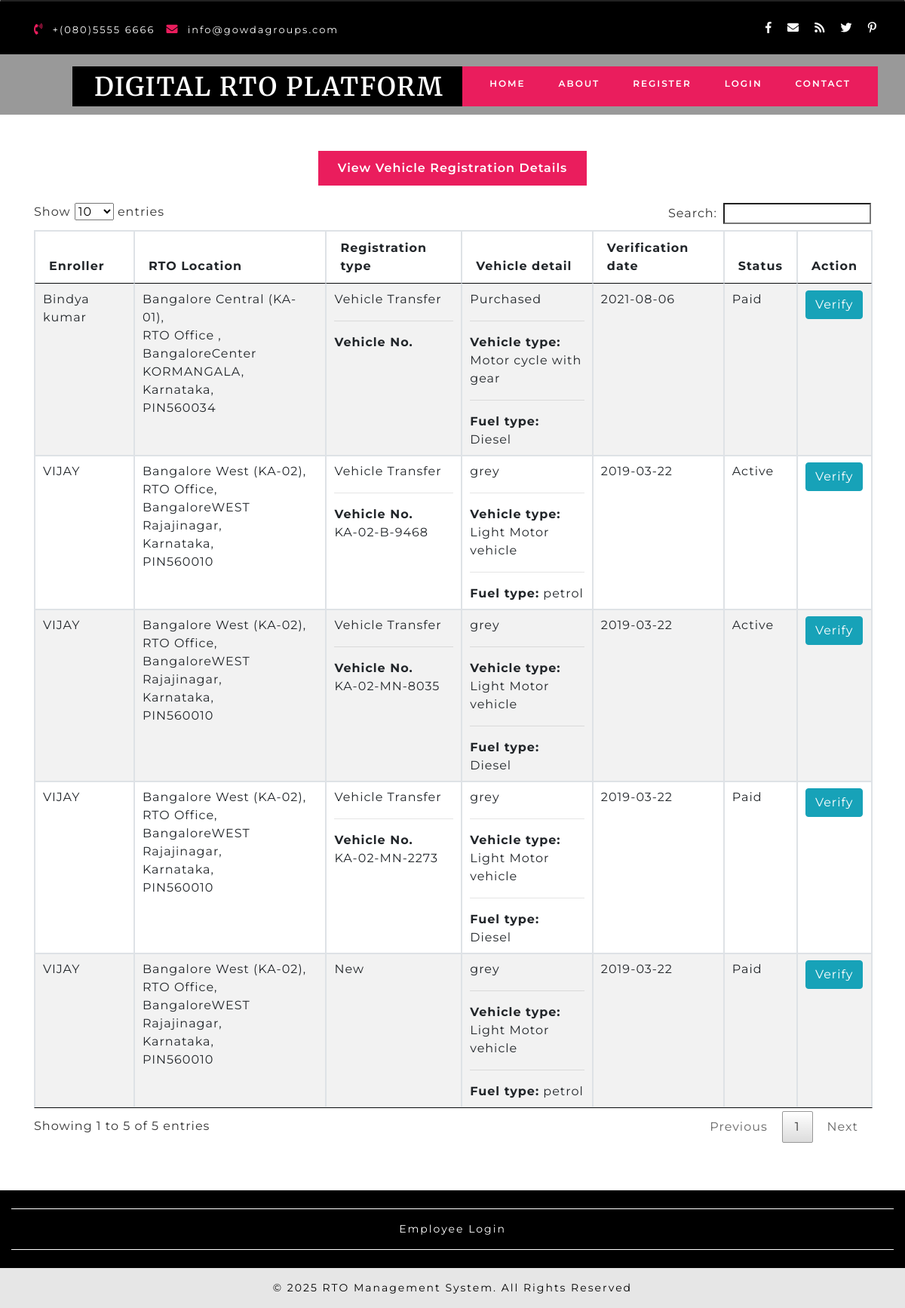
/DIGITALRTOPLATFORM/viewvehicleregistration.php, run on the app's committed database.
### tables this page shows
CREATE TABLE `vehicleregistration` (
  `vehicleregid` int(10) NOT NULL,
  `enrollerid` int(10) NOT NULL,
  `stateid` int(10) NOT NULL,
  `cityid` int(10) NOT NULL,
  `ownername` varchar(50) NOT NULL,
  `swdof` varchar(50) NOT NULL,
  `regtype` varchar(25) NOT NULL,
  `dob` date NOT NULL,
  `paddr` text NOT NULL,
  `taddr` text NOT NULL,
  `paddrduration` varchar(50) NOT NULL,
  `pancardno` varchar(25) NOT NULL,
  `birthplace` varchar(50) NOT NULL,
  `vehiclepurchasedfrom` text NOT NULL,
  `vehicletypeid` int(10) NOT NULL,
  `vehicledetail` text NOT NULL,
  `chasisno` varchar(50) NOT NULL,
  `engineno` varchar(50) NOT NULL,
  `seatingcapacity` varchar(50) NOT NULL,
  `fuel` varchar(50) NOT NULL,
  `vehicleimg` varchar(100) NOT NULL,
  `note` text NOT NULL,
  `date` date NOT NULL,
  `vehicleno` varchar(50) NOT NULL,
  `status` varchar(50) NOT NULL
);

CREATE TABLE `enroller` (
  `enrollerid` int(10) NOT NULL,
  `name` varchar(20) NOT NULL,
  `emailid` varchar(255) NOT NULL,
  `password` varchar(100) NOT NULL,
  `contactno` varchar(15) NOT NULL,
  `status` varchar(10) NOT NULL
);

CREATE TABLE `branch` (
  `branchid` int(10) NOT NULL,
  `branchname` varchar(25) NOT NULL,
  `branchaddress` text NOT NULL,
  `cityid` int(10) NOT NULL,
  `pin` varchar(10) NOT NULL,
  `stateid` int(10) NOT NULL,
  `status` varchar(10) NOT NULL
);

CREATE TABLE `city` (
  `cityid` int(10) NOT NULL,
  `city` varchar(50) NOT NULL,
  `stateid` int(10) NOT NULL,
  `citycode` varchar(10) NOT NULL,
  `discription` text NOT NULL,
  `status` varchar(10) NOT NULL
);

CREATE TABLE `state` (
  `stateid` int(10) NOT NULL,
  `state` varchar(50) NOT NULL,
  `statecode` varchar(10) NOT NULL,
  `discription` text NOT NULL,
  `status` varchar(10) NOT NULL
);

CREATE TABLE `vehicletype` (
  `vehicletypeid` int(10) NOT NULL,
  `vehicletype` varchar(25) NOT NULL,
  `description` text NOT NULL,
  `llrcost` float(100,2) NOT NULL,
  `dlcost` double(100,2) NOT NULL,
  `vehicleregcost` double(100,2) NOT NULL,
  `addresschangecost` double(100,2) NOT NULL,
  `dlrenewalcost` double(100,2) NOT NULL,
  `status` varchar(10) NOT NULL
);

### DIGITALRTOPLATFORM/viewvehicleregistration.php (the view, shortened to what this page needs)
<?php
include("header.php");
?>
      <div class="slider">
        <div class="callbacks_container">
          <ul class="rslides" id="slider4">
            <li style="background-color:black;height:150px;">
            </li>
			</ul>
        </div>
      </div>
    </div>
	<section class="about" id="about">
      <div class="container py-lg-5 py-md-5 py-sm-4 py-3">
        <div id="horizontalTab">
          <ul class="resp-tabs-list justify-content-center">
            <li data-blast="bgColor">View Vehicle Registration Details</li>
          </ul>
          <div class="resp-tabs-container">
			<div class="tab1">
              <div class="row mt-lg-4 mt-3">
                <div class="col-md-12 about-txt-img">
	 <table border="1" id="myTable"  class="table table-striped table-bordered">
		<thead>
			<tr>
				<th>Enroller</th>
				<th>RTO Location</th>
				<th>Registration type</th>
				<th>Vehicle detail</th>
				<th>Verification date</th>
				<th>Status</th>
				<th>Action</th>
			</tr>
		</thead>
		<tbody>
<?php
	$sql = "SELECT vehicleregistration.*,enroller.name,vehicletype.vehicletype FROM vehicleregistration LEFT JOIN enroller ON vehicleregistration.enrollerid=enroller.enrollerid LEFT JOIN vehicletype ON vehicletype.vehicletypeid=vehicleregistration.vehicletypeid WHERE vehicleregistration.vehicleregid<>''";
	$qsql= mysqli_query($con,$sql);
	while($rs = mysqli_fetch_array($qsql))
	{
		$sqlbranch= "SELECT branch.*,state.*,city.* FROM branch LEFT JOIN state ON state.stateid=branch.stateid LEFT JOIN city ON city.cityid=branch.cityid WHERE branch.stateid='$rs[stateid]' AND branch.cityid='$rs[cityid]'";
		$qsqlbranch = mysqli_query($con,$sqlbranch);
		$rsbranch = mysqli_fetch_array($qsqlbranch);
		echo "<tr>
			<td>$rs[name]</td>
			<td>";
	echo $rsbranch['branchname'] . ",<br>" . $rsbranch['branchaddress']. ",<br>" . $rsbranch['city'] . ",<br>" . $rsbranch['state'] . ",<br>PIN" . $rsbranch['pin'];
	echo "</td><td>$rs[regtype] <br>";
	if($rs['regtype'] == "Vehicle Transfer")
	{
		echo "<hr><b>Vehicle No.</b><br>" . $rs['vehicleno'];
	}
			echo "</td>
			<td>$rs[vehicledetail]<hr><b>Vehicle type:</b><br>$rs[vehicletype]<hr><b>Fuel type:</b> $rs[fuel]</td>
			<td>$rs[date]</td>
			<td>$rs[status]</td>
			<td>";
			if(isset($_SESSION['enrollerid']))
			{
			echo "<a href='vehicleregistrationreceipt.php?insid=$rs[0]' class='btn btn-info'>View</a> ";
			}
			else
			{
			echo "<a href='vehicleregistrationreceipt.php?insid=$rs[0]' class='btn btn-info'>Verify</a> ";
			}
			echo "</td></tr>";
	}
?>
					</tbody>
				  </table>
                </div>
				</div>
            </div>
			</div>
        </div>
      </div>
    </section>
<?php
include("footer.php");
?>

### DIGITALRTOPLATFORM/css/style.css (style rules this page uses)
html, body { padding: 0; margin: 0; background: #fff; letter-spacing: 1px; font-family: 'Montserrat', sans-serif; }
body a { outline: none; transition: 0.5s all; -webkit-transition: 0.5s all; -moz-transition: 0.5s all; -o-transition: 0.5s all; -ms-transition: 0.5s all; text-decoration: none; }
ul { margin: 0; padding: 0; list-style-type: none; }
.rslides { position: relative; list-style: none; overflow: hidden; width: 100%; padding: 0; margin: 0; }
.rslides li { -webkit-backface-visibility: hidden; position: absolute; display: none; width: 100%; left: 0; top: 0; }
.rslides li:first-child { position: relative; display: block; float: left; }
.rslides { margin: 0 auto 40px; }
a { color: #fff; text-decoration: none; }
.callbacks_container { position: relative; float: left; width: 100%; }
.callbacks { position: relative; list-style: none; overflow: hidden; width: 100%; padding: 0; margin: 0; }
.callbacks li { position: absolute; width: 100%; left: 0; top: 0; }
ul.resp-tabs-list { text-align: center; }
.resp-tabs-list li { font-weight: 600; font-size: 16px; display: inline-block; padding: 13px 30px; margin: 0; list-style: none; background: #000; cursor: pointer; color: #fff; }
.resp-tabs-container { padding: 0px; background-color: #fff; clear: left; }
.resp-tab-content { display: none; padding:0px 0px 15px; }
.resp-tab-active { border: 1px solid #c1c1c1; border-bottom: none; margin-bottom: -1px !important; }
.resp-tab-active { border: none; background-color: #ea1d5d !important; color: #000; }
.resp-tab-content { border:none; }
.resp-tab-content-active { display: block; }
@media (max-width:1440px) { .resp-tabs-list li { padding: 11px 26px; } }

### data on the page
vehicleregistration: enrollerid.name "VIJAY", branch.branchname "Bangalore West (KA-02)", branch.branchaddress "RTO Office", cityid.city "BangaloreWEST Rajajinagar", stateid.state "Karnataka", branch.pin "560010", regtype "Vehicle Transfer", vehicleno "KA-02-B-9468", vehicledetail "grey", vehicletypeid.vehicletype "Light Motor vehicle", fuel "petrol", date "2019-03-22", status "Active"
vehicleregistration: enrollerid.name "VIJAY", branch.branchname "Bangalore West (KA-02)", branch.branchaddress "RTO Office", cityid.city "BangaloreWEST Rajajinagar", stateid.state "Karnataka", branch.pin "560010", regtype "Vehicle Transfer", vehicleno "KA-02-MN-8035", vehicledetail "grey", vehicletypeid.vehicletype "Light Motor vehicle", fuel "Diesel", date "2019-03-22", status "Active"
vehicleregistration: enrollerid.name "VIJAY", branch.branchname "Bangalore West (KA-02)", branch.branchaddress "RTO Office", cityid.city "BangaloreWEST Rajajinagar", stateid.state "Karnataka", branch.pin "560010", regtype "Vehicle Transfer", vehicleno "KA-02-MN-2273", vehicledetail "grey", vehicletypeid.vehicletype "Light Motor vehicle", fuel "Diesel", date "2019-03-22", status "Paid"
vehicleregistration: enrollerid.name "VIJAY", branch.branchname "Bangalore West (KA-02)", branch.branchaddress "RTO Office", cityid.city "BangaloreWEST Rajajinagar", stateid.state "Karnataka", branch.pin "560010", regtype "New", vehicledetail "grey", vehicletypeid.vehicletype "Light Motor vehicle", fuel "petrol", date "2019-03-22", status "Paid"
vehicleregistration: enrollerid.name "Bindya kumar", branch.branchname "Bangalore Central (KA-01)", branch.branchaddress "RTO Office", cityid.city "BangaloreCenter KORMANGALA", stateid.state "Karnataka", branch.pin "560034", regtype "Vehicle Transfer", vehicledetail "Purchased", vehicletypeid.vehicletype "Motor cycle with gear", fuel "Diesel", date "2021-08-06", status "Paid"
